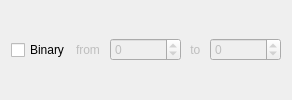
        <widget class="QWidget" name="pageBinary">
         <property name="toolTip">
          <string>&lt;nobr&gt;
All values between &lt;b&gt;from&lt;/b&gt; and &lt;b&gt;to&lt;/b&gt; will be reset to 1, others to 0.
&lt;/nobr&gt;</string>
         </property>
         <layout class="QHBoxLayout" name="horizontalLayout_5">
          <item>
           <widget class="QCheckBox" name="chkBinary">
            <property name="sizePolicy">
             <sizepolicy hsizetype="Fixed" vsizetype="Fixed">
              <horstretch>0</horstretch>
              <verstretch>0</verstretch>
             </sizepolicy>
            </property>
            <property name="toolTip">
             <string>&lt;nobr&gt;
All values between &lt;b&gt;from&lt;/b&gt; and &lt;b&gt;to&lt;/b&gt; will be reset to 1, others to 0.
&lt;/nobr&gt;</string>
            </property>
            <property name="text">
             <string>Binary</string>
            </property>
           </widget>
          </item>
          <item>
           <widget class="QLabel" name="lblFrom">
            <property name="enabled">
             <bool>false</bool>
            </property>
            <property name="sizePolicy">
             <sizepolicy hsizetype="Fixed" vsizetype="Preferred">
              <horstretch>0</horstretch>
              <verstretch>0</verstretch>
             </sizepolicy>
            </property>
            <property name="text">
             <string>from </string>
            </property>
           </widget>
          </item>
          <item>
           <widget class="QSpinBox" name="spinFrom">
            <property name="enabled">
             <bool>false</bool>
            </property>
            <property name="sizePolicy">
             <sizepolicy hsizetype="Expanding" vsizetype="Fixed">
              <horstretch>0</horstretch>
              <verstretch>0</verstretch>
             </sizepolicy>
            </property>
            <property name="minimumSize">
             <size>
              <width>50</width>
              <height>0</height>
             </size>
            </property>
            <property name="maximumSize">
             <size>
              <width>16777215</width>
              <height>16777215</height>
             </size>
            </property>
            <property name="alignment">
             <set>Qt::AlignLeading|Qt::AlignLeft|Qt::AlignVCenter</set>
            </property>
            <property name="minimum">
             <number>-16777215</number>
            </property>
            <property name="maximum">
             <number>16777215</number>
            </property>
            <property name="value">
             <number>0</number>
            </property>
           </widget>
          </item>
          <item>
           <widget class="QLabel" name="lblTo">
            <property name="enabled">
             <bool>false</bool>
            </property>
            <property name="sizePolicy">
             <sizepolicy hsizetype="Fixed" vsizetype="Preferred">
              <horstretch>0</horstretch>
              <verstretch>0</verstretch>
             </sizepolicy>
            </property>
            <property name="text">
             <string> to </string>
            </property>
           </widget>
          </item>
          <item>
           <widget class="QSpinBox" name="spinTo">
            <property name="enabled">
             <bool>false</bool>
            </property>
            <property name="sizePolicy">
             <sizepolicy hsizetype="Expanding" vsizetype="Fixed">
              <horstretch>0</horstretch>
              <verstretch>0</verstretch>
             </sizepolicy>
            </property>
            <property name="minimumSize">
             <size>
              <width>50</width>
              <height>0</height>
             </size>
            </property>
            <property name="maximumSize">
             <size>
              <width>16777215</width>
              <height>16777215</height>
             </size>
            </property>
            <property name="alignment">
             <set>Qt::AlignLeading|Qt::AlignLeft|Qt::AlignVCenter</set>
            </property>
            <property name="minimum">
             <number>-16777215</number>
            </property>
            <property name="maximum">
             <number>16777215</number>
            </property>
            <property name="value">
             <number>0</number>
            </property>
           </widget>
          </item>
         </layout>
        </widget>
